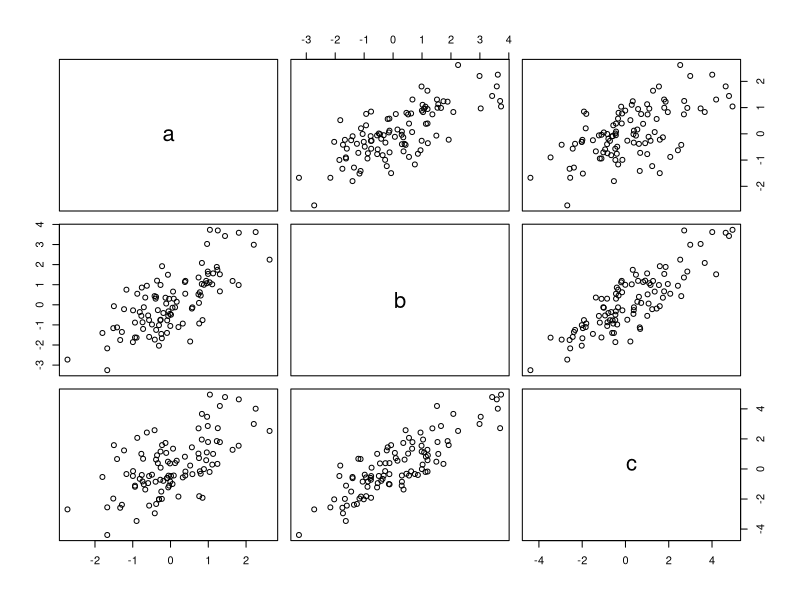

The R script that drew this image:
# Text behind the #-sign is not evaluated as code by R.
# This is useful, because it allows you to add comments explaining what the script does.

# In this script, replace the ... with the appropriate commands.

x1 = rnorm(100)
x2 = rnorm(100)
x3 = rnorm(100)
t = data.frame(a = x1, b = x1 + x2, c = x1 + x2 + x3)
plot(t)
